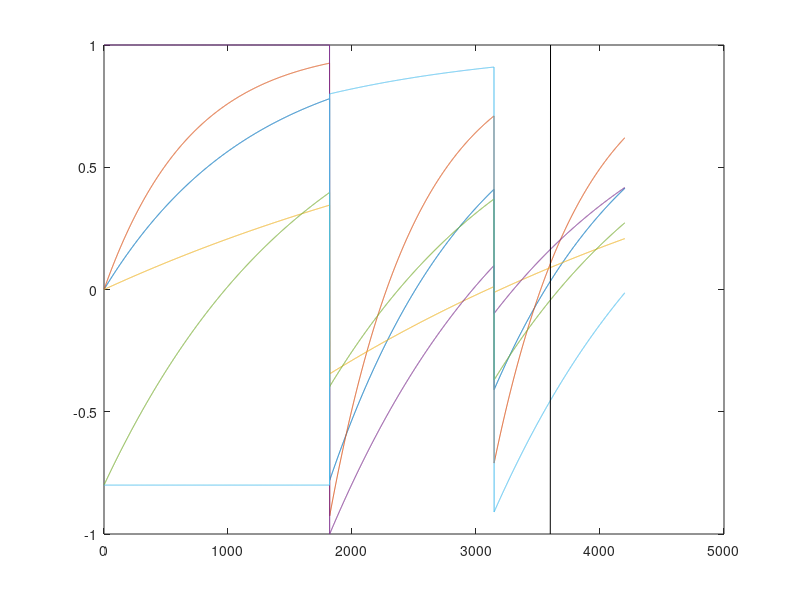

This figure's MATLAB source:
% 

switch(3)
	case 1
		BS1 = 1680;
		BS2 = 2830;
		LABDUR = 1650;
		PLD = 1525;
		IMAG = 600;
		% 1495 345 before
	case 2
		BS1 = 1700;
		BS2 = 2926;
		LABDUR = 1650;
		PLD = 1800;
		IMAG = 600;
		% 1750 524
	case 3
		BS1 = 1820;
		BS2 = 3146;
		LABDUR = 1800;
		PLD = 1800;
		IMAG = 600;
	case 4
		%BS1 = ;
		%BS2 = ;
		%BS3 = ;
end

%T1 = [1240,920,4300];
LABEFF = 0.9;
T1B = 1664;
T1 = [1200,700,4300];

M  = zeros(LABDUR+PLD+IMAG,5);

% The static tissue signal
for ii = 1:3
	M(1:(BS1-1),ii) = 1 - (1 - 0)*exp(-(1:(BS1-1))/T1(ii));

	M(BS1,ii) = -M(BS1-1,ii);

	M((BS1+1):(BS2-1),ii) = 1 - (1 - M(BS1,ii))*exp( -(((BS1+1):(BS2-1))-BS1)/T1(ii));

	M(BS2,ii) = -M(BS2-1,ii);

	M((BS2+1):(LABDUR+PLD),ii) = 1 - (1 - M(BS2,ii))*exp( -(((BS2+1):(LABDUR+PLD))-BS2)/T1(ii));
	
	M((LABDUR+PLD+1):(LABDUR+PLD+IMAG),ii) = 1 - (1 - M(LABDUR+PLD,ii))*exp( -(((LABDUR+PLD+1):(LABDUR+PLD+IMAG))-LABDUR-PLD)/T1(ii));
end

M(1:(BS1-1),4) = 1;
M(1:(BS1-1),5) = 1 - (2*LABEFF)*exp(-(1:(BS1-1))/T1B);
M(1:(BS1-2),6) = 0;
M(1:(BS1-1),6) = 1-2*LABEFF;


for ii=4:6
	M(BS1,ii) = -M(BS1-1,ii);

	M((BS1+1):(BS2-1),ii) = 1 - (1 - M(BS1,ii))*exp( -(((BS1+1):(BS2-1))-BS1)/T1B);

	M(BS2,ii) = -M(BS2-1,ii);

	M((BS2+1):(LABDUR+PLD),ii) = 1 - (1 - M(BS2,ii))*exp( -(((BS2+1):(LABDUR+PLD))-BS2)/T1B);
	
	M((LABDUR+PLD+1):(LABDUR+PLD+IMAG),ii) = 1 - (1 - M(LABDUR+PLD,ii))*exp( -(((LABDUR+PLD+1):(LABDUR+PLD+IMAG))-LABDUR-PLD)/T1B);
end
figure;plot(M);hold on
plot([LABDUR+PLD-1,LABDUR+PLD+1],[-1,1],'k')